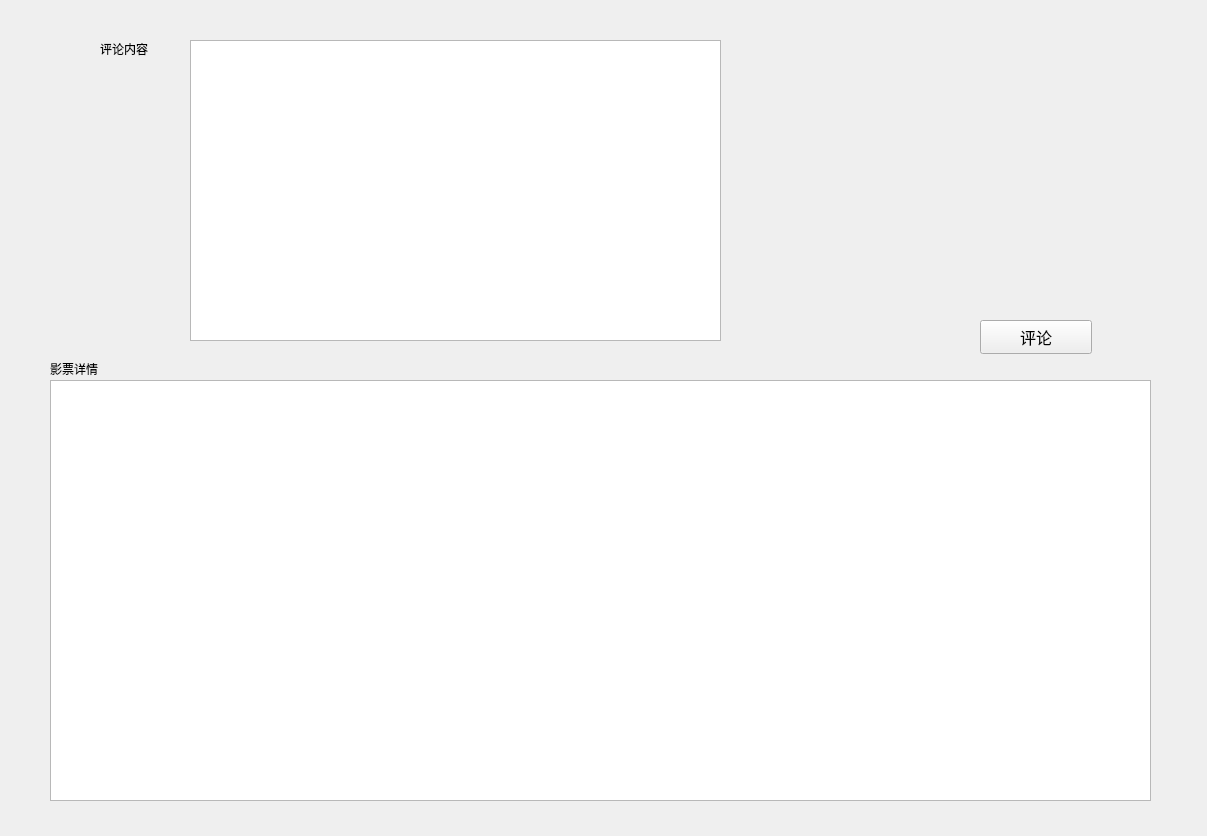
<?xml version="1.0" encoding="UTF-8"?>
<ui version="4.0">
 <class>CommentWidget</class>
 <widget class="QWidget" name="CommentWidget">
  <property name="geometry">
   <rect>
    <x>0</x>
    <y>0</y>
    <width>1207</width>
    <height>836</height>
   </rect>
  </property>
  <property name="windowTitle">
   <string>购买历史以及评论</string>
  </property>
  <widget class="QListWidget" name="listWidget">
   <property name="geometry">
    <rect>
     <x>50</x>
     <y>380</y>
     <width>1101</width>
     <height>421</height>
    </rect>
   </property>
  </widget>
  <widget class="QPushButton" name="pushButton">
   <property name="geometry">
    <rect>
     <x>980</x>
     <y>320</y>
     <width>112</width>
     <height>34</height>
    </rect>
   </property>
   <property name="font">
    <font>
     <pointsize>12</pointsize>
    </font>
   </property>
   <property name="text">
    <string>评论</string>
   </property>
  </widget>
  <widget class="QTextEdit" name="textEdit">
   <property name="geometry">
    <rect>
     <x>190</x>
     <y>40</y>
     <width>531</width>
     <height>301</height>
    </rect>
   </property>
  </widget>
  <widget class="QLabel" name="label">
   <property name="geometry">
    <rect>
     <x>100</x>
     <y>40</y>
     <width>81</width>
     <height>18</height>
    </rect>
   </property>
   <property name="text">
    <string>评论内容</string>
   </property>
  </widget>
  <widget class="QLabel" name="label_2">
   <property name="geometry">
    <rect>
     <x>50</x>
     <y>360</y>
     <width>81</width>
     <height>18</height>
    </rect>
   </property>
   <property name="text">
    <string>影票详情</string>
   </property>
  </widget>
 </widget>
 <resources/>
 <connections/>
</ui>
